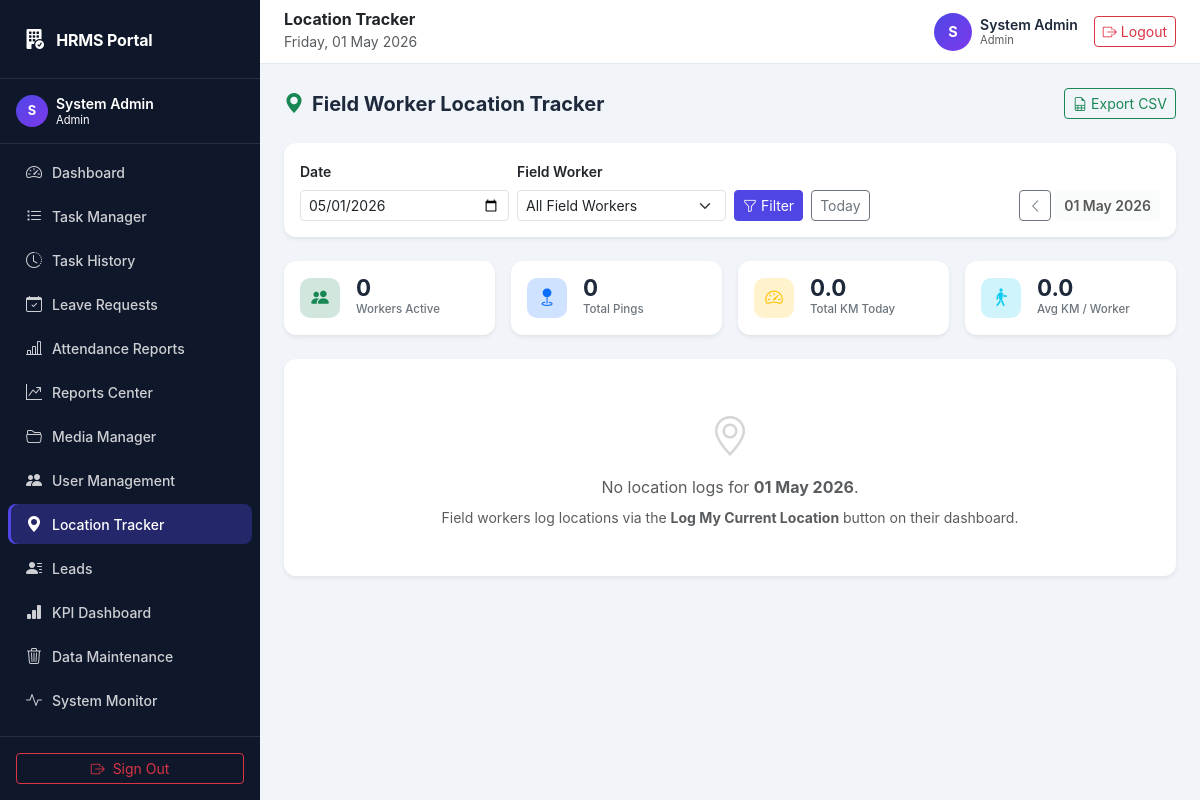
/admin_locations.php (signed in), run on the app's committed database.
### tables this page shows
CREATE TABLE `users` (
  `id`                   INT UNSIGNED     NOT NULL AUTO_INCREMENT,
  `name`                 VARCHAR(100)     NOT NULL,
  `email`                VARCHAR(150)     NOT NULL,
  `password`             VARCHAR(255)     NOT NULL,
  `role`                 ENUM('admin','office_staff','field_worker') NOT NULL DEFAULT 'office_staff',
  `office_ip_restricted` TINYINT(1)       NOT NULL DEFAULT 1
                           COMMENT '1 = enforce IP check at check-in',
  `is_active`            TINYINT(1)       NOT NULL DEFAULT 1,
  `created_at`           TIMESTAMP        NOT NULL DEFAULT CURRENT_TIMESTAMP,
  `updated_at`           TIMESTAMP        NOT NULL DEFAULT CURRENT_TIMESTAMP
                           ON UPDATE CURRENT_TIMESTAMP,
  PRIMARY KEY (`id`),
  UNIQUE KEY `uq_email` (`email`)
);

### admin_locations.php (the view, shortened to what the rows shown need)
<?php
require_once __DIR__ . '/auth.php';
require_once __DIR__ . '/db_connect.php';
$user = getCurrentUser();
include __DIR__ . '/includes/header.php';
?>
<link rel="stylesheet" href="https://unpkg.com/leaflet@1.9.4/dist/leaflet.min.css">
<?php include __DIR__ . '/includes/footer.php'; ?>

### includes/header.php (shortened to what the rows shown need)
<?php
$role = $user['role'];
?>
<!DOCTYPE html>
<html lang="en">
<head>
  <link href="assets/vendor/bootstrap.min.css" rel="stylesheet">
  <link href="assets/vendor/bootstrap-icons.min.css" rel="stylesheet">
  <link href="assets/css/style.css" rel="stylesheet">
</head>
<body class="hrms-app" data-role="<?= h($role) ?>" data-userid="<?= (int)$user['id'] ?>">
    <?php include __DIR__ . '/sidebar_nav.php'; ?>
<aside class="hrms-sidebar hrms-sidebar-fixed d-none d-lg-flex flex-column text-white">
  <?php include __DIR__ . '/sidebar_nav.php'; ?>
</aside>
<div class="hrms-main">
  <header class="hrms-header d-none d-lg-flex align-items-center px-4 gap-3">
    <div class="ms-auto d-flex align-items-center gap-3">
      <div class="d-flex align-items-center gap-2">
        <div class="avatar-circle">
          <?= strtoupper(substr($user['name'], 0, 1)) ?>
        </div>
        <div class="lh-sm">
          <div class="fw-semibold small"><?= h($user['name']) ?></div>
          <div class="text-muted" style="font-size:.7rem"><?= ucfirst(str_replace('_',' ',$role)) ?></div>
        </div>
      </div>
    </div>
  </header>

### includes/sidebar_nav.php (shortened to what the rows shown need)
<?php
$role        = $user['role'];
?>
<div class="px-3 py-3 border-bottom border-white border-opacity-10">
  <div class="d-flex align-items-center gap-2">
    <div class="avatar-circle avatar-sm flex-shrink-0">
      <?= strtoupper(substr($user['name'], 0, 1)) ?>
    </div>
    <div class="lh-sm overflow-hidden">
      <div class="fw-semibold small text-truncate"><?= h($user['name']) ?></div>
      <div class="opacity-60" style="font-size:.7rem">
        <?= ucfirst(str_replace('_', ' ', $role)) ?>
      </div>
    </div>
  </div>
</div>

### data on the page
users: name "S", name "System Admin", role "Admin"

### other printed values
SITE_NAME "HRMS Portal"
$item['label'] "Dashboard"
$item['label'] "Task Manager"
$item['label'] "Task History"
$item['label'] "Leave Requests"
$item['label'] "Attendance Reports"
$item['label'] "Reports Center"
$item['label'] "Media Manager"
$item['label'] "User Management"
$item['label'] "Location Tracker"
$item['label'] "Leads"
$item['label'] "KPI Dashboard"
$item['label'] "Data Maintenance"
$item['label'] "System Monitor"
$pageTitle "Location Tracker"
